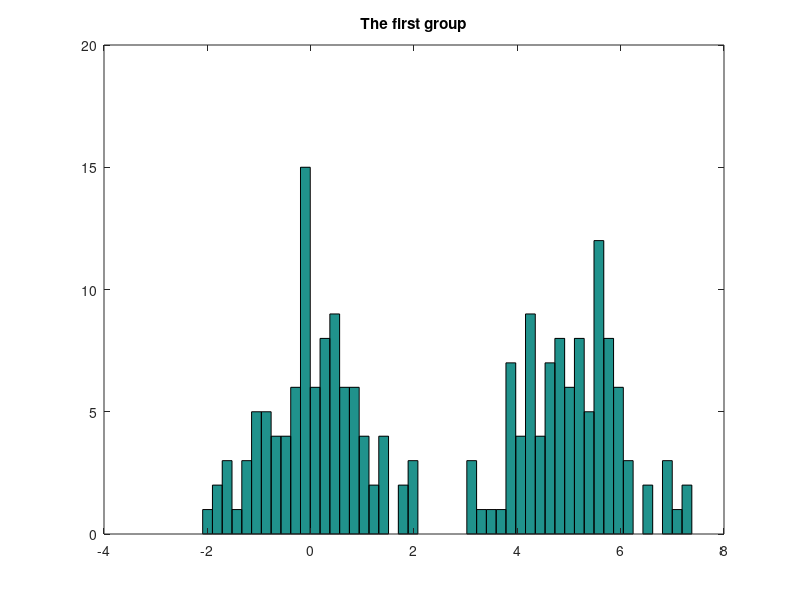
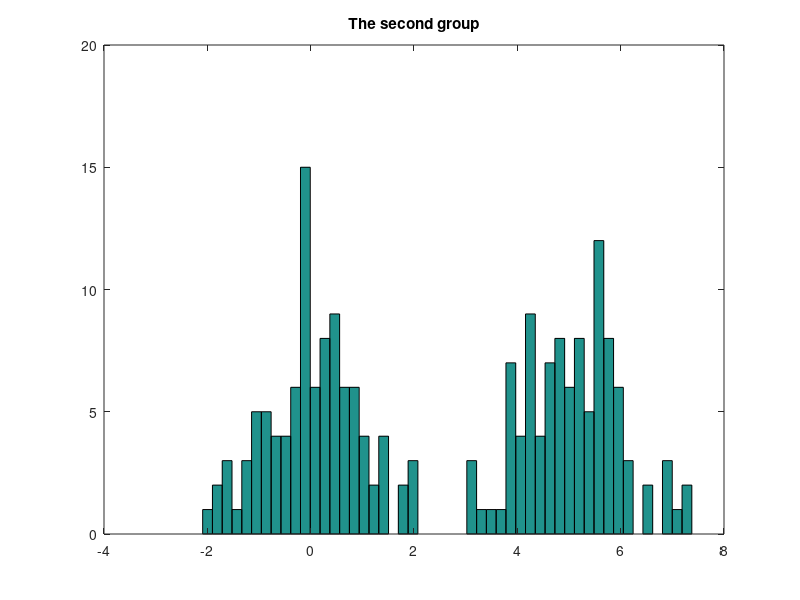

These charts were generated, in order, by the following MATLAB code:
%% data generation process
%
%     mu_0 = 1/2 N(0,1) + 1/2 N(5,1)
%     mu_1 = 1/2 N(-5,1) + 1/2 N(-10,1)
%     mu_2 = 1/2 N(10,1) + 1/2 N(15,1)
% 
%     p_1 = 0.1 * mu_0 + 0.2 * mu_1 + 0.7 * mu_3
%     p_2 = 0.7 * mu_0 + 0.2 * mu_2 + 0.1 * mu_3

function data = data_generate()

x1 = randn(1, 100);
x2 = randn(1, 100) + 5;
x3 = randn(1, 100) - 5;
x4 = randn(1, 100) - 10;
x5 = randn(1, 100) + 10;
x6 = randn(1, 100) + 15;

data = zeros(2, 200);
data(1,:) = [x1, x2];
data(2,:) = [x1, x2];

figure(1)
hist(data(1,:), 50)
title('The first group')

figure(2)
hist(data(2,:), 50)
title('The second group')
